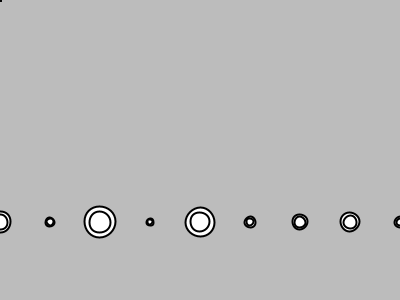
Frame 1 (no input)
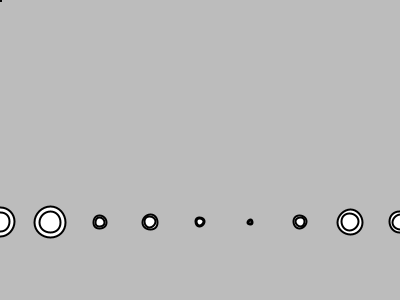
Frame 60 (the mouse pressed at the canvas centre just before this capture)
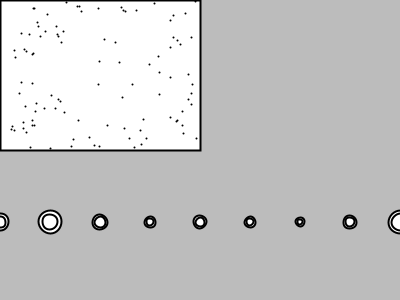
Frame 120 (the mouse held since frame 60 and released just before this capture)

The Processing sketch that drew these frames (run headless with seeded random() and noise(); from frame 60 on, the mouse is pressed at the canvas centre):

// Processing sketch: processing_182964
// ── processing_182964.pde


// FUNKSJONIR

//ny breyta, x
int x;

void setup() {  
  size(400, 300);
  frameRate(11);
}

void draw() {
  background(188);
  x = flatarmal(mouseX, mouseY);
  rect(0, 0, mouseX, mouseY);

  println(x);
  for (int i=0; i<100; i++) {
    strokeWeight(2);
    point(random(mouseX), random(mouseY));
  }
  for (int i=0; i<10; i++) {
    dekk(i*50, 222);
  }
}

//funksjon sem skilar nidurstodu
int flatarmal(int breidd, int haed) {
  int utkoma;
  utkoma = breidd*haed;
  return utkoma;
}

//funksjon sem skilar ekki nidurstodu, heldur teiknar dekk
void dekk(int x, int y) {
  float randomStaerd;
  randomStaerd = random(33);
  float innri = 0.7;
  ellipse(x, y, randomStaerd, randomStaerd);
  ellipse(x, y, randomStaerd*innri, randomStaerd*innri);
}
